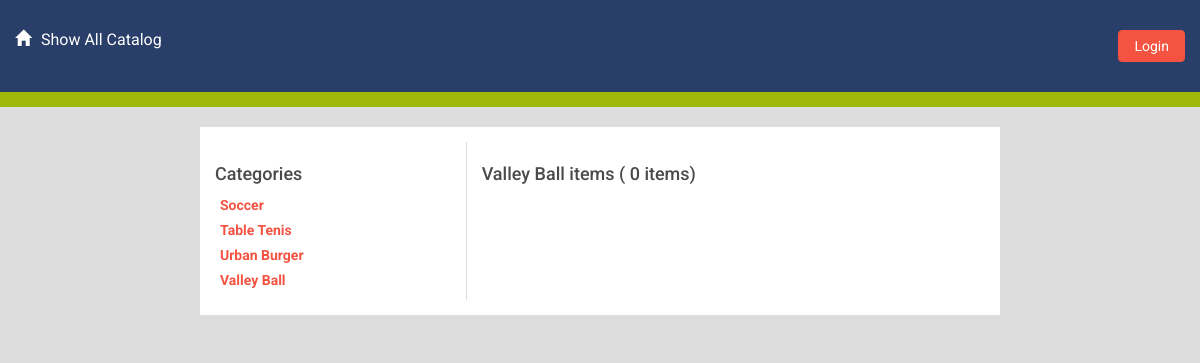
/catalog/valleyball/menu/, run on the app's committed database.
### database_setup.py (models this page shows, shortened)
class Catalog(Base):
    __tablename__ = 'catalog'
    id = Column(Integer, primary_key=True)
    name = Column(String(250), nullable=False)
    slug = Column(String(250), nullable=False)

### application.py (the view)
@app.route('/catalog/<string:catalog_slug>/')
@app.route('/catalog/<string:catalog_slug>/menu/')
def showMenu(catalog_slug):
    catalogs = session.query(Catalog).order_by(asc(Catalog.name))
    catalog = session.query(Catalog).filter_by(slug=catalog_slug).one()
    items = session.query(Item).filter_by(catalog_id=catalog.id)
    return render_template('catalog-menu.html',catalogs = catalogs, items=items, catalog=catalog)

### templates/catalog-menu.html (shortened to what this page needs)
{% extends "main.html" %}
{% block content %}
{% include "header.html" %}
	<div class="row divider green">
		<div class="col-md-12"></div>
	</div>
<div class="container main-wrap">
	<div class="row cat-items">
	  <div class="col-xs-4 categories">
		  <h3>Categories</h3>
		  <ul>
			  {% for catalog in catalogs %}
			   <li class="cat-name"><a href="{{url_for('showMenu',catalog_slug = catalog.slug)}}">{{catalog.name}}</a></li>
			  {% endfor %}
		  </ul>
	  </div>
	<div class="col-xs-8 items">
		<h3>{{ catalog.name }} items ( {{ items_query|length }} items)</h3>
	</div>
</div>
</div>
{% endblock %}

### static/styles.css (style rules this page uses)
* { font-family: "Helvetica Neue Bold", Roboto, Helvetica, Arial, sans-serif; font-weight: 700; }
body { background: #ddd; }
h3 { font-size: 18px; color: #4A4A4A; line-height: 23px; }
a { font-size: 14px; color: #0093B9; line-height: 17px; }
.divider { height: 15px; }
.divider.green { background-color: #9FB80A; }
.main-wrap { max-width: 800px; margin: 20px auto; background: #fff; padding: 15px; }
div.categories { border-right: 1px solid #ddd; }
.cat-items ul { display: block; padding-left: 5px; }
.cat-items ul li { list-style-type: none; margin-bottom: 5px; }
.cat-items ul li a { text-decoration: none; color: #f45342; }

### data on the page
Catalog: name "Soccer"
Catalog: name "Table Tenis"
Catalog: name "Urban Burger"
Catalog: name "Valley Ball"

### other printed values
{{ items_query|length }} "0"
